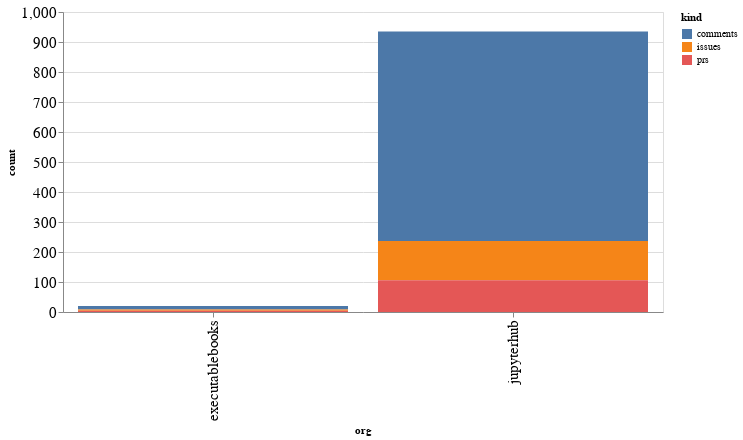

Here is the notebook cell this chart was saved with:
### Code cell
alt.Chart(org_summaries, width=600).mark_bar().encode(
    x='org',
    y='count',
    color='kind',
    tooltip="org"
)

### Figure 1 — Vega-Lite specification as saved in the notebook (floating-point values rounded to 4 significant figures)
{"config": {"axisLeft": {"labelFontSize": 15}, "axisBottom": {"labelFontSize": 15}}, "data": {"name": "data-ae826cff1af647793dac00e242efcc33"}, "mark": "bar", "encoding": {"color": {"type": "nominal", "field": "kind"}, "tooltip": {"type": "nominal", "field": "org"}, "x": {"type": "nominal", "field": "org"}, "y": {"type": "quantitative", "field": "count"}}, "width": 600, "$schema": "https://vega.github.io/schema/vega-lite/v4.8.1.json", "datasets": {"data-ae826cff1af647793dac00e242efcc33": [{"org": "executablebooks", "kind": "comments", "count": 12}, {"org": "executablebooks", "kind": "issues", "count": 4}, {"org": "executablebooks", "kind": "prs", "count": 4}, {"org": "jupyterhub", "kind": "comments", "count": 698}, {"org": "jupyterhub", "kind": "issues", "count": 131}, {"org": "jupyterhub", "kind": "prs", "count": 106}]}}
